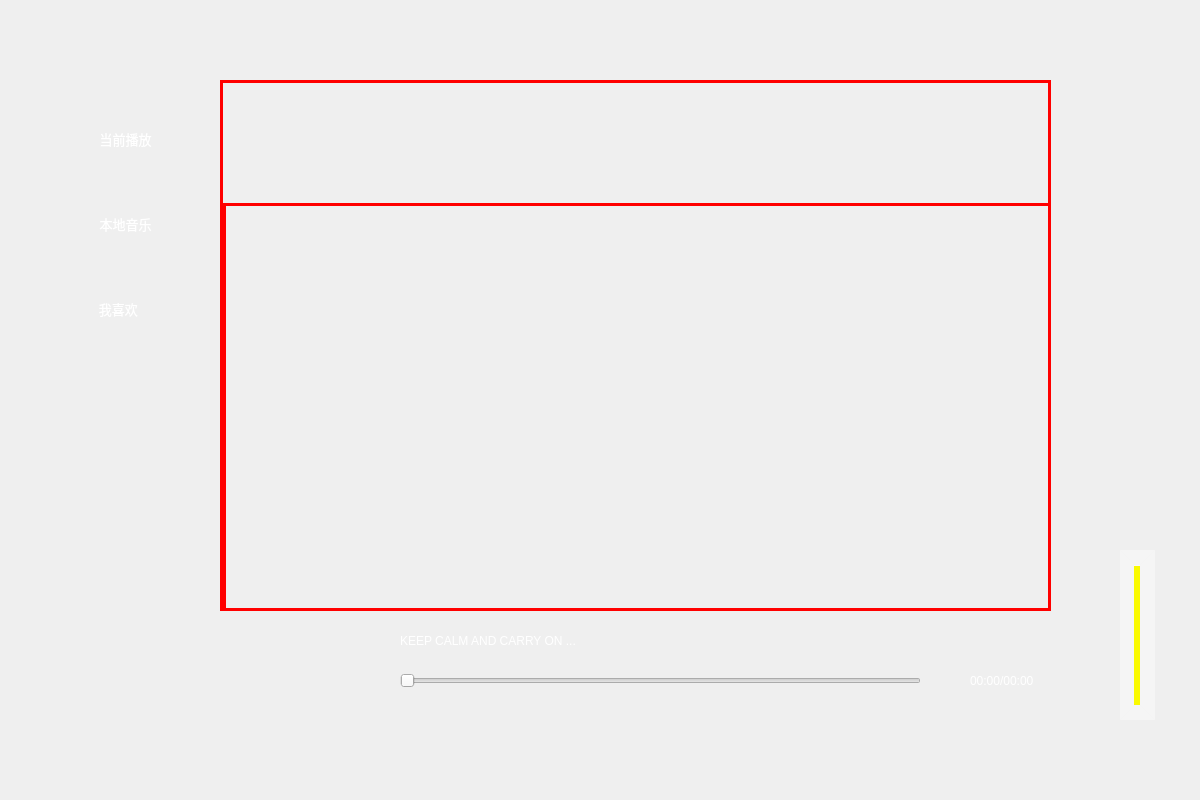
<?xml version="1.0" encoding="UTF-8"?>
<ui version="4.0">
 <class>MainWidget</class>
 <widget class="QWidget" name="MainWidget">
  <property name="geometry">
   <rect>
    <x>0</x>
    <y>0</y>
    <width>1200</width>
    <height>800</height>
   </rect>
  </property>
  <property name="acceptDrops">
   <bool>true</bool>
  </property>
  <property name="windowTitle">
   <string>Form</string>
  </property>
  <property name="styleSheet">
   <string notr="true">QWidget#MainWidget{
border-radius:10px;
border-image: url(:/image/image/background/default.jpg);
}
</string>
  </property>
  <widget class="QStackedWidget" name="stackedWidget">
   <property name="geometry">
    <rect>
     <x>220</x>
     <y>80</y>
     <width>831</width>
     <height>531</height>
    </rect>
   </property>
   <property name="styleSheet">
    <string notr="true">#stackedWidget{border:3px solid red}</string>
   </property>
   <property name="currentIndex">
    <number>3</number>
   </property>
   <widget class="QWidget" name="page_1">
    <widget class="MusicListWidget" name="playListWidget">
     <property name="geometry">
      <rect>
       <x>0</x>
       <y>40</y>
       <width>831</width>
       <height>491</height>
      </rect>
     </property>
     <property name="styleSheet">
      <string notr="true">color: rgb(255, 255, 255);
background-color: rgba(255, 255, 255, 50);
</string>
     </property>
    </widget>
    <widget class="QPushButton" name="btnClear">
     <property name="geometry">
      <rect>
       <x>120</x>
       <y>0</y>
       <width>41</width>
       <height>41</height>
      </rect>
     </property>
     <property name="text">
      <string/>
     </property>
     <property name="icon">
      <iconset resource="image.qrc">
       <normaloff>:/image/image/image/clear.png</normaloff>:/image/image/image/clear.png</iconset>
     </property>
     <property name="iconSize">
      <size>
       <width>30</width>
       <height>30</height>
      </size>
     </property>
     <property name="flat">
      <bool>true</bool>
     </property>
    </widget>
    <widget class="QLabel" name="titleLabel_1">
     <property name="geometry">
      <rect>
       <x>0</x>
       <y>0</y>
       <width>111</width>
       <height>41</height>
      </rect>
     </property>
     <property name="styleSheet">
      <string notr="true">color:rgb(255, 255, 255);
</string>
     </property>
     <property name="text">
      <string>当前播放</string>
     </property>
     <property name="alignment">
      <set>Qt::AlignCenter</set>
     </property>
    </widget>
   </widget>
   <widget class="QWidget" name="page_2">
    <widget class="MusicListWidget" name="localMusicWidget">
     <property name="geometry">
      <rect>
       <x>0</x>
       <y>40</y>
       <width>831</width>
       <height>491</height>
      </rect>
     </property>
     <property name="styleSheet">
      <string notr="true">color: rgb(255, 255, 255);
background-color: rgba(255, 255, 255, 50);
</string>
     </property>
     <property name="horizontalScrollBarPolicy">
      <enum>Qt::ScrollBarAlwaysOff</enum>
     </property>
     <property name="sizeAdjustPolicy">
      <enum>QAbstractScrollArea::AdjustToContentsOnFirstShow</enum>
     </property>
    </widget>
    <widget class="QLabel" name="titleLabel_2">
     <property name="geometry">
      <rect>
       <x>0</x>
       <y>0</y>
       <width>111</width>
       <height>41</height>
      </rect>
     </property>
     <property name="styleSheet">
      <string notr="true">color:rgb(255, 255, 255);
</string>
     </property>
     <property name="text">
      <string>本地音乐</string>
     </property>
     <property name="alignment">
      <set>Qt::AlignCenter</set>
     </property>
    </widget>
    <widget class="QPushButton" name="btnClear_2">
     <property name="geometry">
      <rect>
       <x>110</x>
       <y>0</y>
       <width>41</width>
       <height>41</height>
      </rect>
     </property>
     <property name="text">
      <string/>
     </property>
     <property name="icon">
      <iconset resource="image.qrc">
       <normaloff>:/image/image/image/clear.png</normaloff>:/image/image/image/clear.png</iconset>
     </property>
     <property name="iconSize">
      <size>
       <width>30</width>
       <height>30</height>
      </size>
     </property>
     <property name="flat">
      <bool>true</bool>
     </property>
    </widget>
   </widget>
   <widget class="QWidget" name="page_3">
    <widget class="QPushButton" name="pushButton_3">
     <property name="geometry">
      <rect>
       <x>40</x>
       <y>70</y>
       <width>75</width>
       <height>23</height>
      </rect>
     </property>
     <property name="text">
      <string>test3</string>
     </property>
    </widget>
   </widget>
   <widget class="QWidget" name="page_4">
    <widget class="QLabel" name="musicAlbumLabel">
     <property name="geometry">
      <rect>
       <x>0</x>
       <y>20</y>
       <width>831</width>
       <height>21</height>
      </rect>
     </property>
     <property name="font">
      <font>
       <family>Microsoft YaHei UI</family>
       <pointsize>14</pointsize>
       <weight>75</weight>
       <bold>true</bold>
      </font>
     </property>
     <property name="styleSheet">
      <string notr="true">color:rgb(255, 255, 255);
</string>
     </property>
     <property name="frameShape">
      <enum>QFrame::NoFrame</enum>
     </property>
     <property name="text">
      <string/>
     </property>
     <property name="scaledContents">
      <bool>false</bool>
     </property>
     <property name="alignment">
      <set>Qt::AlignCenter</set>
     </property>
     <property name="wordWrap">
      <bool>false</bool>
     </property>
    </widget>
    <widget class="QLabel" name="musicAuthorLabel">
     <property name="geometry">
      <rect>
       <x>0</x>
       <y>50</y>
       <width>831</width>
       <height>21</height>
      </rect>
     </property>
     <property name="font">
      <font>
       <family>Microsoft YaHei UI</family>
       <weight>75</weight>
       <bold>true</bold>
      </font>
     </property>
     <property name="styleSheet">
      <string notr="true">color:rgb(255, 255, 255);
</string>
     </property>
     <property name="frameShape">
      <enum>QFrame::NoFrame</enum>
     </property>
     <property name="midLineWidth">
      <number>1</number>
     </property>
     <property name="text">
      <string/>
     </property>
     <property name="alignment">
      <set>Qt::AlignCenter</set>
     </property>
    </widget>
    <widget class="QLabel" name="musicTitleLabel">
     <property name="geometry">
      <rect>
       <x>0</x>
       <y>80</y>
       <width>831</width>
       <height>21</height>
      </rect>
     </property>
     <property name="font">
      <font>
       <family>Microsoft YaHei UI</family>
       <weight>75</weight>
       <bold>true</bold>
      </font>
     </property>
     <property name="styleSheet">
      <string notr="true">color:rgb(255, 255, 255);
</string>
     </property>
     <property name="frameShape">
      <enum>QFrame::NoFrame</enum>
     </property>
     <property name="text">
      <string/>
     </property>
     <property name="alignment">
      <set>Qt::AlignCenter</set>
     </property>
    </widget>
    <widget class="LyricWidget" name="lyricWidget" native="true">
     <property name="geometry">
      <rect>
       <x>0</x>
       <y>120</y>
       <width>834</width>
       <height>411</height>
      </rect>
     </property>
     <property name="styleSheet">
      <string notr="true">#lyricWidget{border:3px solid red}</string>
     </property>
    </widget>
   </widget>
  </widget>
  <widget class="QSlider" name="positionSlider">
   <property name="geometry">
    <rect>
     <x>400</x>
     <y>670</y>
     <width>521</width>
     <height>21</height>
    </rect>
   </property>
   <property name="styleSheet">
    <string notr="true">QSlider::add-page:Horizontal\n
{     \nbackground-color: rgba(255, 255, 255,150);\n
		height:4px;  \n
}

\nQSlider::sub-page:Horizontal   \n
{  
	\nbackground-color: rgb(255, 255, 255);\n
	height:4px;\n
}
\nQSlider::groove:Horizontal   \n
	{ 
		\nbackground:transparent; 
		\nheight:4px;\n
	}  \n
	QSlider::handle:Horizontal\n
	{ 
		\nheight:16px; 
		\nwidth:16px; 
		\nborder-image:url(:/image/image/image/sliderHandle.png);
		\nmargin: -6 0px; \n
	}\n      \n</string>
   </property>
   <property name="orientation">
    <enum>Qt::Horizontal</enum>
   </property>
  </widget>
  <widget class="QWidget" name="layoutWidget">
   <property name="geometry">
    <rect>
     <x>400</x>
     <y>720</y>
     <width>391</width>
     <height>61</height>
    </rect>
   </property>
   <layout class="QHBoxLayout" name="horizontalLayout">
    <item>
     <widget class="QPushButton" name="btnPre">
      <property name="minimumSize">
       <size>
        <width>0</width>
        <height>35</height>
       </size>
      </property>
      <property name="styleSheet">
       <string notr="true">QPushButton
{
background-image: url(:/image/image/image/pre.png);
background-repeat:no-repeat;
background-position:center center;
border:none;
}
QPushButton:hover{
background-image: url(:/image/image/image-hover/pre-hover.png);
background-repeat:no-repeat;
background-position:center center;
}
QPushButton:pressed{
background-image: url(:/image/image/image/pre.png);
background-repeat:no-repeat;
background-position:center center;
}
</string>
      </property>
      <property name="text">
       <string/>
      </property>
     </widget>
    </item>
    <item>
     <spacer name="horizontalSpacer">
      <property name="orientation">
       <enum>Qt::Horizontal</enum>
      </property>
      <property name="sizeHint" stdset="0">
       <size>
        <width>40</width>
        <height>20</height>
       </size>
      </property>
     </spacer>
    </item>
    <item>
     <widget class="QPushButton" name="btnPlay">
      <property name="enabled">
       <bool>true</bool>
      </property>
      <property name="minimumSize">
       <size>
        <width>0</width>
        <height>35</height>
       </size>
      </property>
      <property name="styleSheet">
       <string notr="true">QPushButton
{
background-image: url(:/image/image/image/pase.png);
background-repeat:no-repeat;
background-position:center center;
border:none;
}

QPushButton:hover{
background-image: url(:/image/image/image-hover/pase-hover.png);
background-repeat:no-repeat;
background-position:center center;
}

QPushButton:pressed{
background-image: url(:/image/image/image/pase.png);
background-repeat:no-repeat;
background-position:center center;
}
</string>
      </property>
      <property name="text">
       <string/>
      </property>
      <property name="iconSize">
       <size>
        <width>16</width>
        <height>16</height>
       </size>
      </property>
      <property name="flat">
       <bool>false</bool>
      </property>
     </widget>
    </item>
    <item>
     <spacer name="horizontalSpacer_2">
      <property name="orientation">
       <enum>Qt::Horizontal</enum>
      </property>
      <property name="sizeHint" stdset="0">
       <size>
        <width>40</width>
        <height>20</height>
       </size>
      </property>
     </spacer>
    </item>
    <item>
     <widget class="QPushButton" name="btnNext">
      <property name="enabled">
       <bool>true</bool>
      </property>
      <property name="minimumSize">
       <size>
        <width>0</width>
        <height>35</height>
       </size>
      </property>
      <property name="styleSheet">
       <string notr="true">QPushButton
{
background-image: url(:/image/image/image/next.png);
background-repeat:no-repeat;
background-position:center center;
border:none;
}
QPushButton:hover{
background-image: url(:/image/image/image-hover/next-hover.png);
background-repeat:no-repeat;
background-position:center center;
}
QPushButton:pressed{
background-image: url(:/image/image/image/next.png);
background-repeat:no-repeat;
background-position:center center;
}
</string>
      </property>
      <property name="text">
       <string/>
      </property>
     </widget>
    </item>
   </layout>
  </widget>
  <widget class="QPushButton" name="btnAdd">
   <property name="geometry">
    <rect>
     <x>990</x>
     <y>730</y>
     <width>41</width>
     <height>41</height>
    </rect>
   </property>
   <property name="toolTip">
    <string>添加本地音乐</string>
   </property>
   <property name="text">
    <string/>
   </property>
   <property name="icon">
    <iconset resource="image.qrc">
     <normaloff>:/image/image/image/addFromLocal.png</normaloff>:/image/image/image/addFromLocal.png</iconset>
   </property>
   <property name="iconSize">
    <size>
     <width>30</width>
     <height>30</height>
    </size>
   </property>
   <property name="flat">
    <bool>true</bool>
   </property>
  </widget>
  <widget class="QPushButton" name="btnLyric">
   <property name="geometry">
    <rect>
     <x>890</x>
     <y>730</y>
     <width>41</width>
     <height>41</height>
    </rect>
   </property>
   <property name="text">
    <string/>
   </property>
   <property name="icon">
    <iconset resource="image.qrc">
     <normaloff>:/image/image/image/lyric.png</normaloff>:/image/image/image/lyric.png</iconset>
   </property>
   <property name="iconSize">
    <size>
     <width>30</width>
     <height>30</height>
    </size>
   </property>
   <property name="flat">
    <bool>true</bool>
   </property>
  </widget>
  <widget class="QLabel" name="coverLabel">
   <property name="geometry">
    <rect>
     <x>210</x>
     <y>630</y>
     <width>161</width>
     <height>161</height>
    </rect>
   </property>
   <property name="text">
    <string/>
   </property>
   <property name="pixmap">
    <pixmap resource="image.qrc">:/image/image/image/non-music.png</pixmap>
   </property>
   <property name="scaledContents">
    <bool>true</bool>
   </property>
  </widget>
  <widget class="QLabel" name="infoLabel">
   <property name="geometry">
    <rect>
     <x>400</x>
     <y>630</y>
     <width>631</width>
     <height>21</height>
    </rect>
   </property>
   <property name="styleSheet">
    <string notr="true">color:rgb(255, 255, 255);</string>
   </property>
   <property name="text">
    <string>KEEP CALM AND CARRY ON ...</string>
   </property>
  </widget>
  <widget class="QPushButton" name="btnPlayMode">
   <property name="geometry">
    <rect>
     <x>810</x>
     <y>730</y>
     <width>35</width>
     <height>41</height>
    </rect>
   </property>
   <property name="styleSheet">
    <string notr="true">QPushButton
{
background-image: url(:/image/image/image/loop.png);
background-repeat:no-repeat;
background-position:center center;
border:none;
}

QPushButton:hover{
background-image: url(:/image/image/image-hover/loop-hover.png);
background-repeat:no-repeat;
background-position:center center;
}

QPushButton:pressed{
background-image: url(:/image/image/image/loop.png);
background-repeat:no-repeat;
background-position:center center;
}
</string>
   </property>
   <property name="text">
    <string/>
   </property>
  </widget>
  <widget class="QLabel" name="positionLabel">
   <property name="geometry">
    <rect>
     <x>970</x>
     <y>670</y>
     <width>141</width>
     <height>21</height>
    </rect>
   </property>
   <property name="styleSheet">
    <string notr="true">color:rgb(255, 255, 255);</string>
   </property>
   <property name="text">
    <string>00:00/00:00</string>
   </property>
  </widget>
  <widget class="QPushButton" name="btnMin">
   <property name="geometry">
    <rect>
     <x>1070</x>
     <y>20</y>
     <width>35</width>
     <height>35</height>
    </rect>
   </property>
   <property name="styleSheet">
    <string notr="true">QPushButton
{
border-radius:0px;
background-image: url(:/image/image/image/min.png);
background-color: rgba(255, 255, 255,0);
background-repeat:no-repeat;
border:none;
background-position:center center;
}
QPushButton:hover{
	background-color: rgb(255, 255, 255,100);
}
QPushButton:pressed{
background-color: rgba(95, 95, 95,100);
border-color:rgba(255,255,255,30);
border-style:inset;
color:rgba(0,0,0,100);
}
</string>
   </property>
   <property name="text">
    <string/>
   </property>
  </widget>
  <widget class="QPushButton" name="btnQuit">
   <property name="geometry">
    <rect>
     <x>1120</x>
     <y>20</y>
     <width>35</width>
     <height>35</height>
    </rect>
   </property>
   <property name="styleSheet">
    <string notr="true">QPushButton
{
border-radius:0px;
background-image: url(:/image/image/image/quit.png);
background-repeat:no-repeat;
border:none;
background-position:center center;

}
QPushButton:hover{

background-color: rgba(230,0,0,0.5);
}
QPushButton:pressed{
background-color: rgba(95, 95, 95,100);
border-color:rgba(255,255,255,30);
border-style:inset;
color:rgba(0,0,0,100);

}
</string>
   </property>
   <property name="text">
    <string/>
   </property>
  </widget>
  <widget class="QPushButton" name="btnVolume">
   <property name="geometry">
    <rect>
     <x>1120</x>
     <y>730</y>
     <width>36</width>
     <height>35</height>
    </rect>
   </property>
   <property name="styleSheet">
    <string notr="true">QPushButton
{
background-image: url(:/image/image/image/music-voice.png);
background-repeat:no-repeat;
background-position:center center;
border:none;
}

QPushButton:hover{
background-image: url(:/image/image/image-hover/music-voice-hover.png);
background-repeat:no-repeat;
background-position:center center;
}

QPushButton:pressed{
background-image: url(:/image/image/image/music-voice.png);
background-repeat:no-repeat;
background-position:center center;
}
</string>
   </property>
   <property name="text">
    <string/>
   </property>
  </widget>
  <widget class="QSlider" name="volumeSlider">
   <property name="geometry">
    <rect>
     <x>1120</x>
     <y>550</y>
     <width>35</width>
     <height>170</height>
    </rect>
   </property>
   <property name="styleSheet">
    <string notr="true"> QSlider 
    {  
        background-color: rgba(255,255,255,0.2);
        min-width:5px; 
        max-width:5px;
        border:15px solid rgba(255,255,255,0.2); 
    }
     QSlider::add-page:vertical
     {      
       
	    background-color: rgb(250, 250, 0);
        width:4px;
     }
     QSlider::sub-page:vertical  
    {
        background-color: rgba(255,255,255,0.5); 
        width:4px;
     }
    QSlider::groove:vertical 
    {
        background:transparent;
        width:6px;
    }
    QSlider::handle:vertical 
    {
         height: 13px;
        width:13px;
 
 margin: -0 -4px; 
	border-image: url(:/image/image/image/volumeHandle.png);
     }</string>
   </property>
   <property name="maximum">
    <number>100</number>
   </property>
   <property name="value">
    <number>100</number>
   </property>
   <property name="sliderPosition">
    <number>100</number>
   </property>
   <property name="orientation">
    <enum>Qt::Vertical</enum>
   </property>
  </widget>
  <widget class="QWidget" name="">
   <property name="geometry">
    <rect>
     <x>70</x>
     <y>70</y>
     <width>111</width>
     <height>311</height>
    </rect>
   </property>
   <layout class="QVBoxLayout" name="verticalLayout">
    <item>
     <widget class="QPushButton" name="btnCurMusic">
      <property name="font">
       <font>
        <family>Microsoft YaHei UI</family>
        <pointsize>10</pointsize>
       </font>
      </property>
      <property name="styleSheet">
       <string notr="true">QPushButton
{
color:rgb(255, 255, 255);
border-radius:0px;
background-color: rgba(255, 255, 255,0);
background-repeat:no-repeat;
border:none;
background-position:center center;
}
QPushButton:hover{
	background-color: rgb(255, 255, 255,100);
}
QPushButton:pressed{
background-color: rgba(95, 95, 95,100);
border-color:rgba(255,255,255,30);
border-style:inset;
color:rgb(255, 255, 255);
}
</string>
      </property>
      <property name="text">
       <string>当前播放</string>
      </property>
      <property name="icon">
       <iconset resource="image.qrc">
        <normaloff>:/image/image/image/current-music.png</normaloff>:/image/image/image/current-music.png</iconset>
      </property>
      <property name="iconSize">
       <size>
        <width>30</width>
        <height>30</height>
       </size>
      </property>
      <property name="flat">
       <bool>true</bool>
      </property>
     </widget>
    </item>
    <item>
     <widget class="QPushButton" name="btnLocalMusic">
      <property name="font">
       <font>
        <family>Microsoft YaHei UI</family>
        <pointsize>10</pointsize>
       </font>
      </property>
      <property name="styleSheet">
       <string notr="true">QPushButton
{
color:rgb(255, 255, 255);
border-radius:0px;
background-color: rgba(255, 255, 255,0);
background-repeat:no-repeat;
border:none;
background-position:center center;
}
QPushButton:hover{
	background-color: rgb(255, 255, 255,100);
}
QPushButton:pressed{
background-color: rgba(95, 95, 95,100);
border-color:rgba(255,255,255,30);
border-style:inset;
color:rgb(255, 255, 255);
}
</string>
      </property>
      <property name="text">
       <string>本地音乐</string>
      </property>
      <property name="icon">
       <iconset resource="image.qrc">
        <normaloff>:/image/image/image/local-music.png</normaloff>:/image/image/image/local-music.png</iconset>
      </property>
      <property name="iconSize">
       <size>
        <width>30</width>
        <height>30</height>
       </size>
      </property>
     </widget>
    </item>
    <item>
     <widget class="QPushButton" name="btnFavorMusic">
      <property name="font">
       <font>
        <family>Microsoft YaHei UI</family>
        <pointsize>10</pointsize>
       </font>
      </property>
      <property name="styleSheet">
       <string notr="true">QPushButton
{
color:rgb(255, 255, 255);
border-radius:0px;
background-color: rgba(255, 255, 255,0);
background-repeat:no-repeat;
border:none;
background-position:center center;
}
QPushButton:hover{
	background-color: rgb(255, 255, 255,100);
}
QPushButton:pressed{
background-color: rgba(95, 95, 95,100);
border-color:rgba(255,255,255,30);
border-style:inset;
color:rgb(255, 255, 255);
}
</string>
      </property>
      <property name="text">
       <string>我喜欢    </string>
      </property>
      <property name="icon">
       <iconset resource="image.qrc">
        <normaloff>:/image/image/image/favo-music.png</normaloff>:/image/image/image/favo-music.png</iconset>
      </property>
      <property name="iconSize">
       <size>
        <width>30</width>
        <height>30</height>
       </size>
      </property>
     </widget>
    </item>
   </layout>
  </widget>
 </widget>
 <customwidgets>
  <customwidget>
   <class>MusicListWidget</class>
   <extends>QListWidget</extends>
   <header location="global">musiclistwidget.h</header>
  </customwidget>
  <customwidget>
   <class>LyricWidget</class>
   <extends>QWidget</extends>
   <header>lyricwidget.h</header>
   <container>1</container>
  </customwidget>
 </customwidgets>
 <resources>
  <include location="image.qrc"/>
 </resources>
 <connections/>
</ui>
